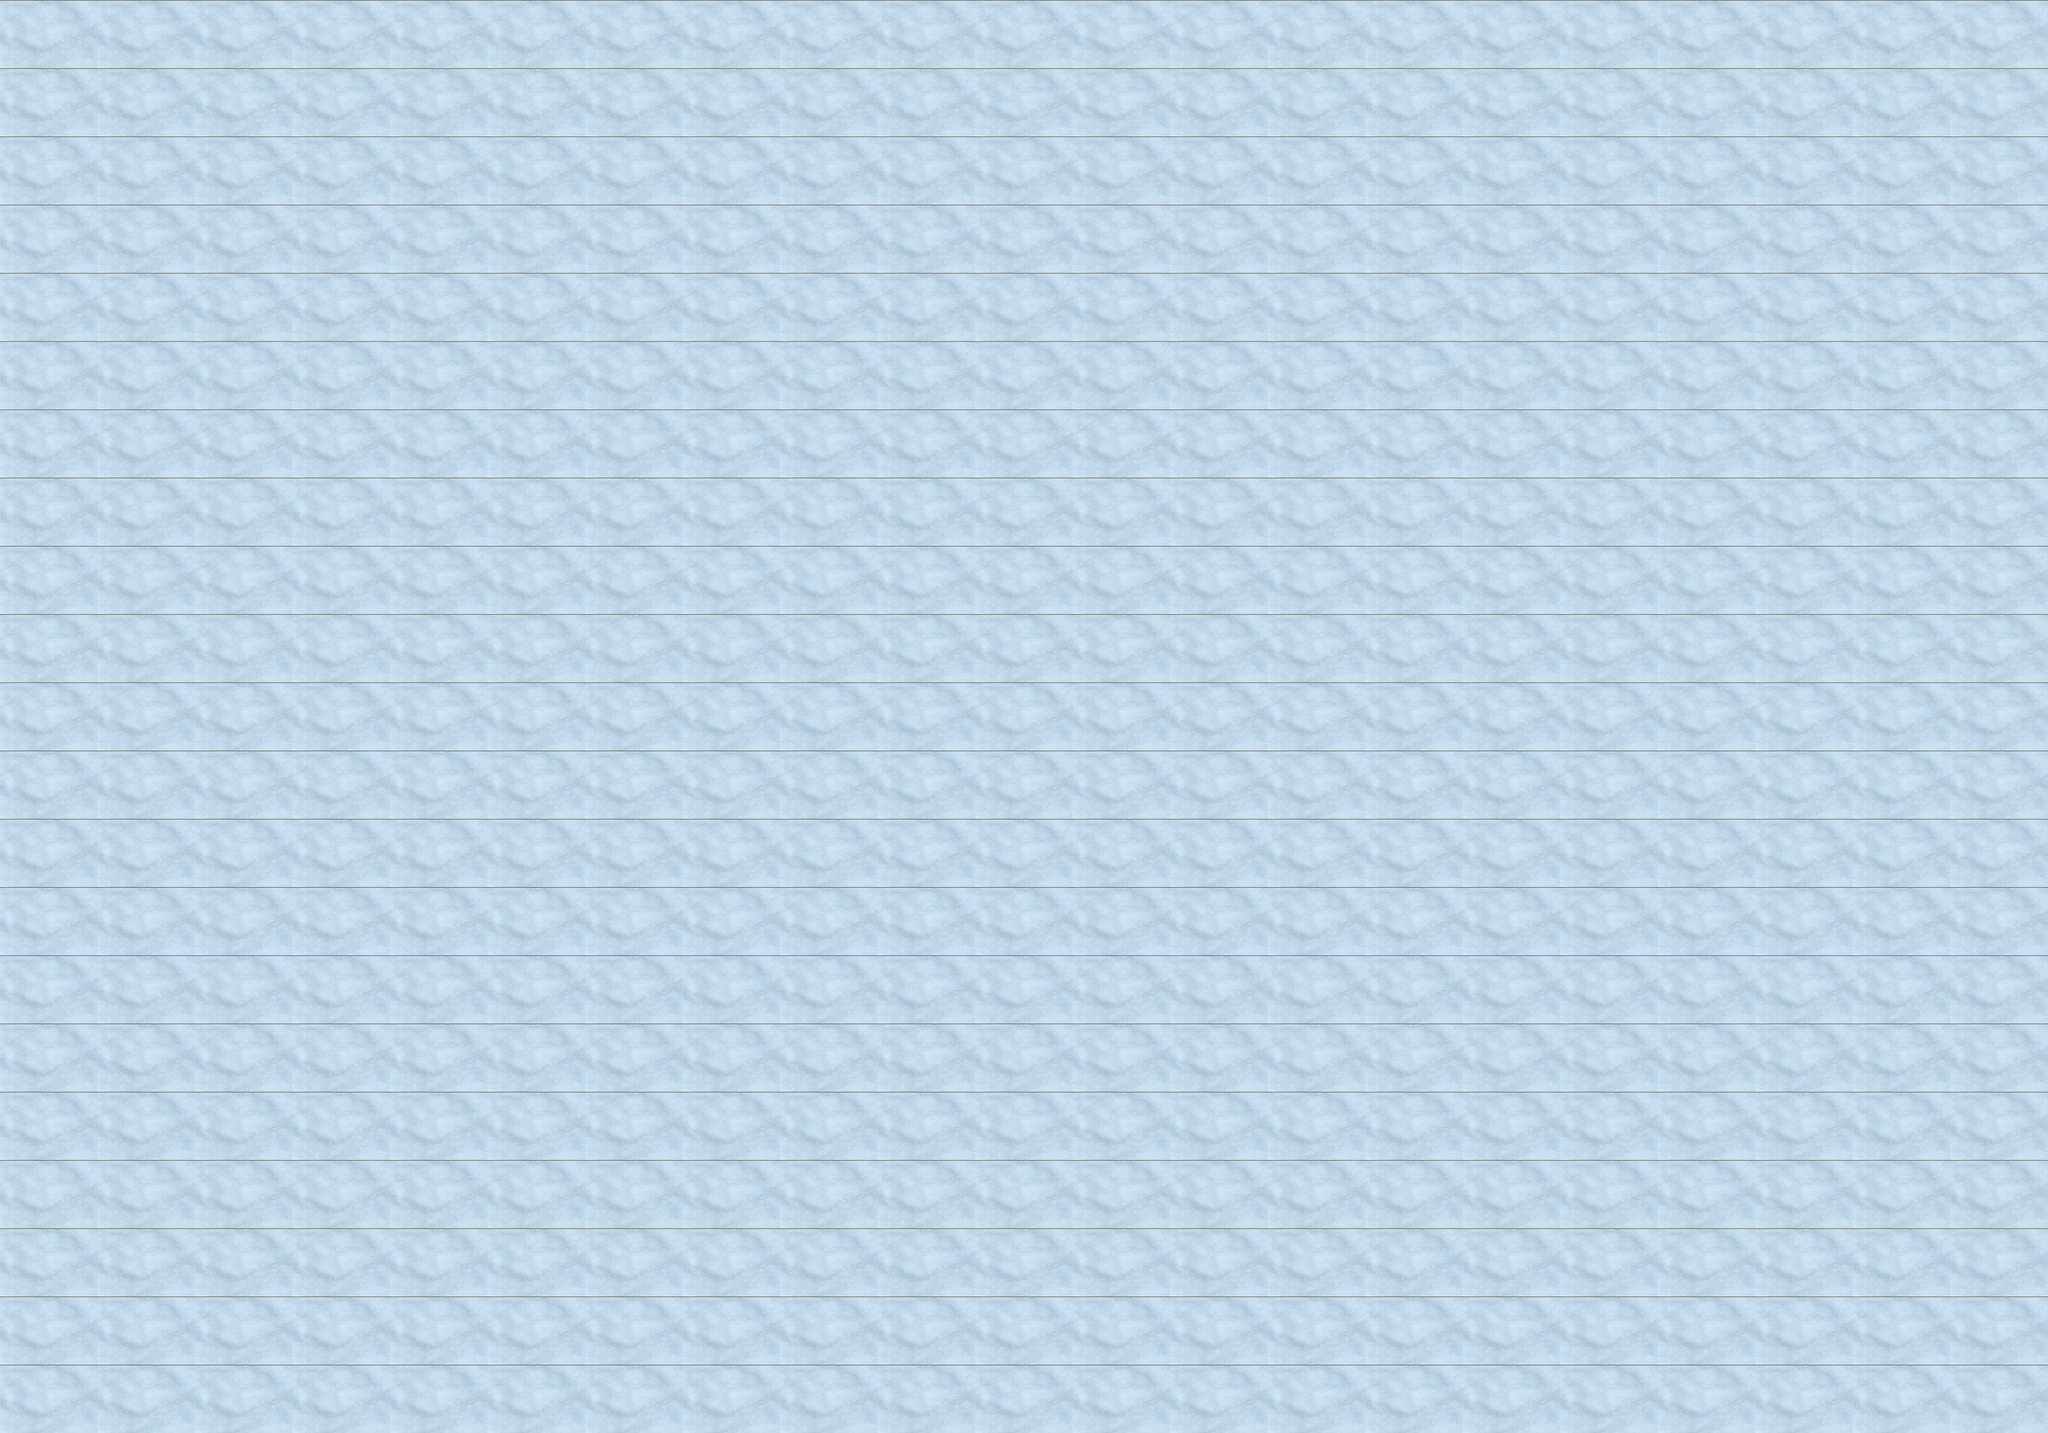

This is a level from a 2D game, rendered from its Tiled map with the project's own tilesets. A one-line summary and the map file follow, with tile-layer data summarised:
An orthogonal 21x21 tile map with 400x280 px tiles, 1 tile layer (layer1).

<map version="1.0" orientation="orthogonal" width="21" height="21" tilewidth="400" tileheight="280">
 <tileset firstgid="1" name="grounds_801x842" tilewidth="400" tileheight="280">
  <image source="grounds_801x842.png" width="801" height="842" />
 </tileset>
 <layer name="layer1" width="21" height="21">
  <data>[441 cells, 441 non-empty, 1 distinct tile ids]</data>
 </layer>
</map>
